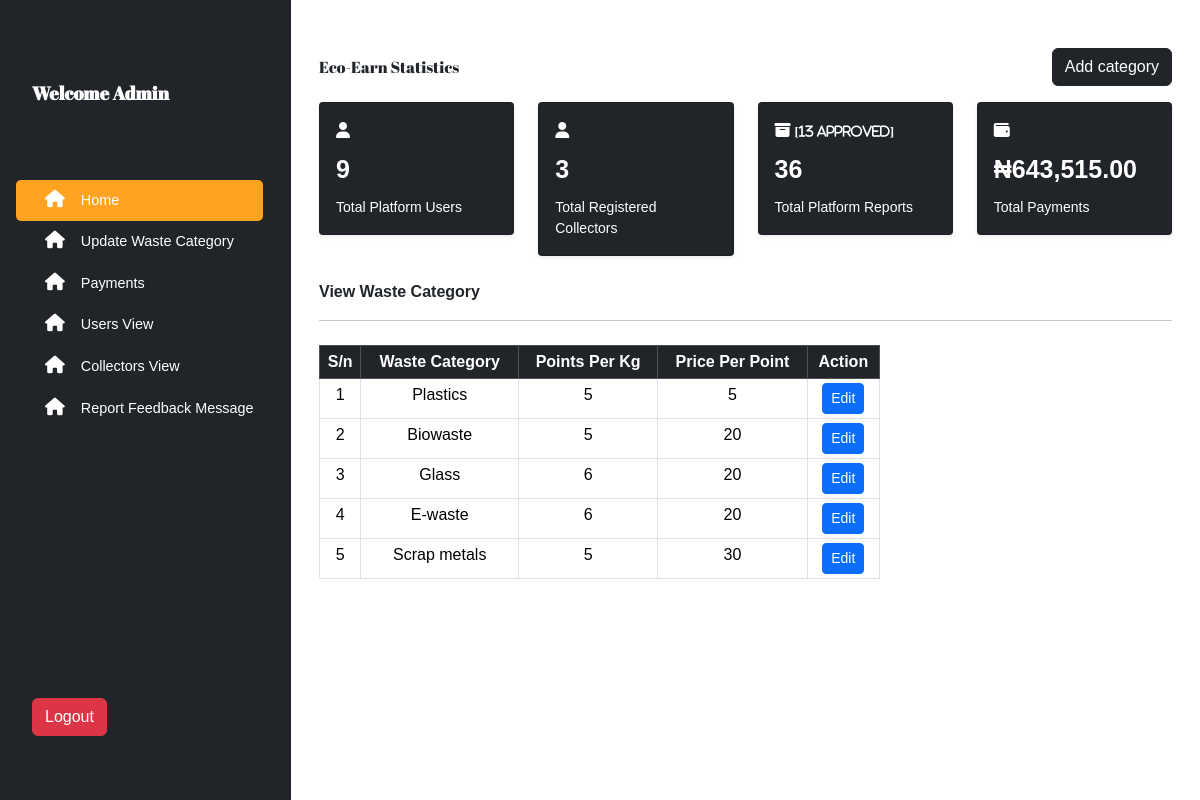
/ecoearn/adminwastecategory.php (signed in), run on the app's committed database.
### tables this page shows
CREATE TABLE `waste_cat` (
  `cat_id` int(11) NOT NULL,
  `cat_name` varchar(255) NOT NULL,
  `points_per_kg` int(11) NOT NULL,
  `price_per_point` int(11) NOT NULL
);

### ecoearn/classes/Db.php (called while the page is built, shortened)
<?php
class Db{
    private $dbname = DBNAME;
    private $dbuser = DBUSER;
    private $dbpass = DBPASS;
    private $dbhost = DBHOST;
    protected function connect(){
         $dsn ="mysql:host=$this->dbhost;dbname=$this->dbname";
         $option = [
            PDO::ATTR_ERRMODE=>PDO::ERRMODE_EXCEPTION
         ];
        try{
        $conn = new PDO($dsn,$this->dbuser,$this->dbpass,$option);
        return $conn;}
        catch(PDOException $e) {
          return $e->getMessage();
        }
    }
}
?>

### ecoearn/classes/Admin.php (called while the page is built, shortened)
<?php
require_once "Db.php";
class Admin extends Db{
            private $dbconn;
            function __construct(){
                $this->dbconn =  $this->connect();
            }
            public function get_category_admin(){
                $sql = "SELECT * FROM waste_cat";
                $stmt = $this->dbconn->prepare($sql);
                $stmt->execute();
                $res = $stmt->fetchAll(PDO::FETCH_ASSOC);
                return $res;
            }
}
?>

### ecoearn/adminwastecategory.php (the view, shortened to what this page needs)
<?php
require_once "classes/Admin.php";
$ad=new Admin;
$recs = $ad-> get_category_admin();
?>
<!DOCTYPE html>
<html>
<head>
    <link href="https://cdn.lineicons.com/4.0/lineicons.css" rel="stylesheet" />
    <link href="fontawesome/css/all.css" rel="stylesheet" />
    <link href="bootstrap/css/bootstrap.min.css" rel="stylesheet"  type="text/css">
    <link rel="stylesheet" href="adminstyle.css" type="text/css" >
</head>
<body>
<div class="container-fluid ms-0 ps-0 mt-0">
        <div class="row">
                <div class="col-md-3 bg-dark"  >
                    <div class="d-flex flex-column  p-3" style="min-height: 100vh;" >
                            <div class="p-3 mt-5">
                                <div class="sidebar-logo">
                                    <a href="#">Welcome Admin</a>
                                </div>
                            </div>
                            <?php include_once "partials/adminmenu.php";?>
                    </div>
                </div>
            <div class="col-md-9" style="background-color:#fff;">
                <div class="row px-3 mt-5 d-flex justify-content-between align-items-center">
                        <div class="col " style="font-family:'Abril Fatface',sans-serif">Eco-Earn Statistics</div>
                        <div class="col text-end">
                        <button type="button" class="btn btn-dark" data-bs-toggle="modal" data-bs-target="#exampleModalCenter">
                                    Add category
                                </button>
                        </div>
                </div>
                <?php include_once "partials/stats.php" ?>
                    <div class="row px-3 mt-2">
                            <div class="col-12">
                            <p class="mt-3"><b>View Waste Category</b></p>
                            <hr>
                            <div class="row mt-4">
                            <div class="col-8 offset-0 text-center">
                            <table class="table table-bordered table-sm">
                                <thead class="table-dark">
                                        <tr>
                                            <th>S/n</th>
                                            <th>Waste Category</th>
                                            <th>Points Per Kg</th>
                                            <th>Price Per Point</th>
                                            <th>Action</th>
                                        </tr>
                                </thead>
                                    <?php $sn=1;  foreach($recs as $val){?>
                                        <tr>
                                            <td><?php echo $sn++ ?></td>
                                            <td><?php echo $val['cat_name']?></td>
                                            <td><?php echo $val['points_per_kg']?></td>
                                            <td><?php echo $val['price_per_point']?></td>
                                            <td colspan="3">
                                               <a href="wasteupdatenew.php?catid=<?php echo $val['cat_id']?>"><button class="btn btn-primary btn-sm">Edit</button></a>
                                            </td>
                                        </tr>
                                    <?php } ?>
                            </table>
                            </div>
                        </div>
                            </div>
                    </div>
            </div>
</div>
</body>
</html>

### ecoearn/adminstyle.css (style rules this page uses)
body { box-sizing: border-box; margin: 0; padding: 0; }
a { text-decoration: none; }
body { font-family: 'Arial', sans-serif; }
.sidebar-logo { margin: auto 0; }
.sidebar-logo a { color:white; font-size: 1.15rem; font-weight: 600; font-family: 'Abril Fatface','Arial Narrow Bold', sans-serif; }

### ecoearn/adminwastecategory.php (style rules this page uses)
body { margin:0px; padding:0px; }

### data on the page
waste_cat: cat_name "Plastics", points_per_kg "5", price_per_point "5"
waste_cat: cat_name "Biowaste", points_per_kg "5", price_per_point "20"
waste_cat: cat_name "Glass", points_per_kg "6", price_per_point "20"
waste_cat: cat_name "E-waste", points_per_kg "6", price_per_point "20"
waste_cat: cat_name "Scrap metals", points_per_kg "5", price_per_point "30"

### other printed values
$countuser['userscount'] "9"
$countcoll['collcount'] "3"
$approvedcount['count'] "13"
$rcount['count'] "36"
$spaycount['sum'] "643,515.00"
